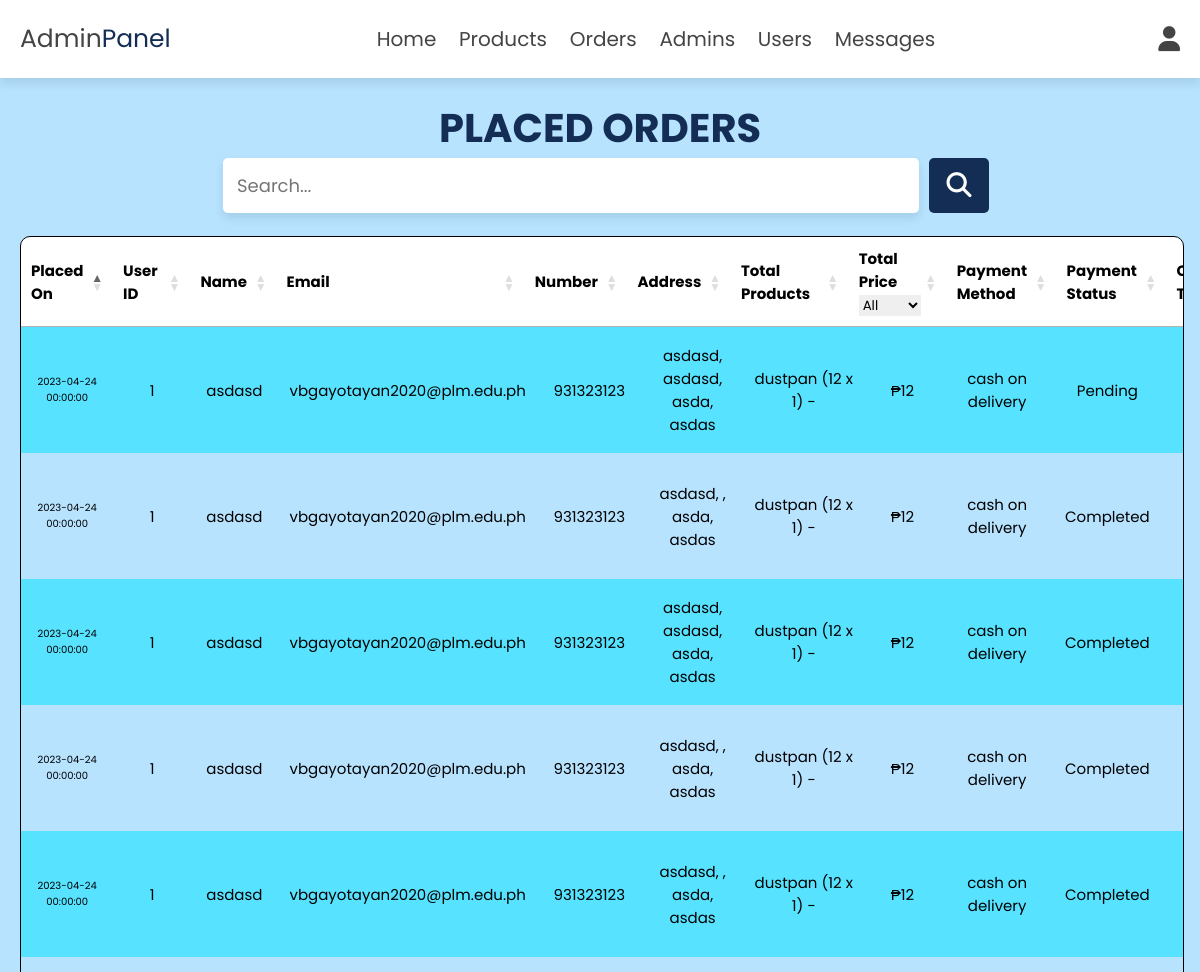
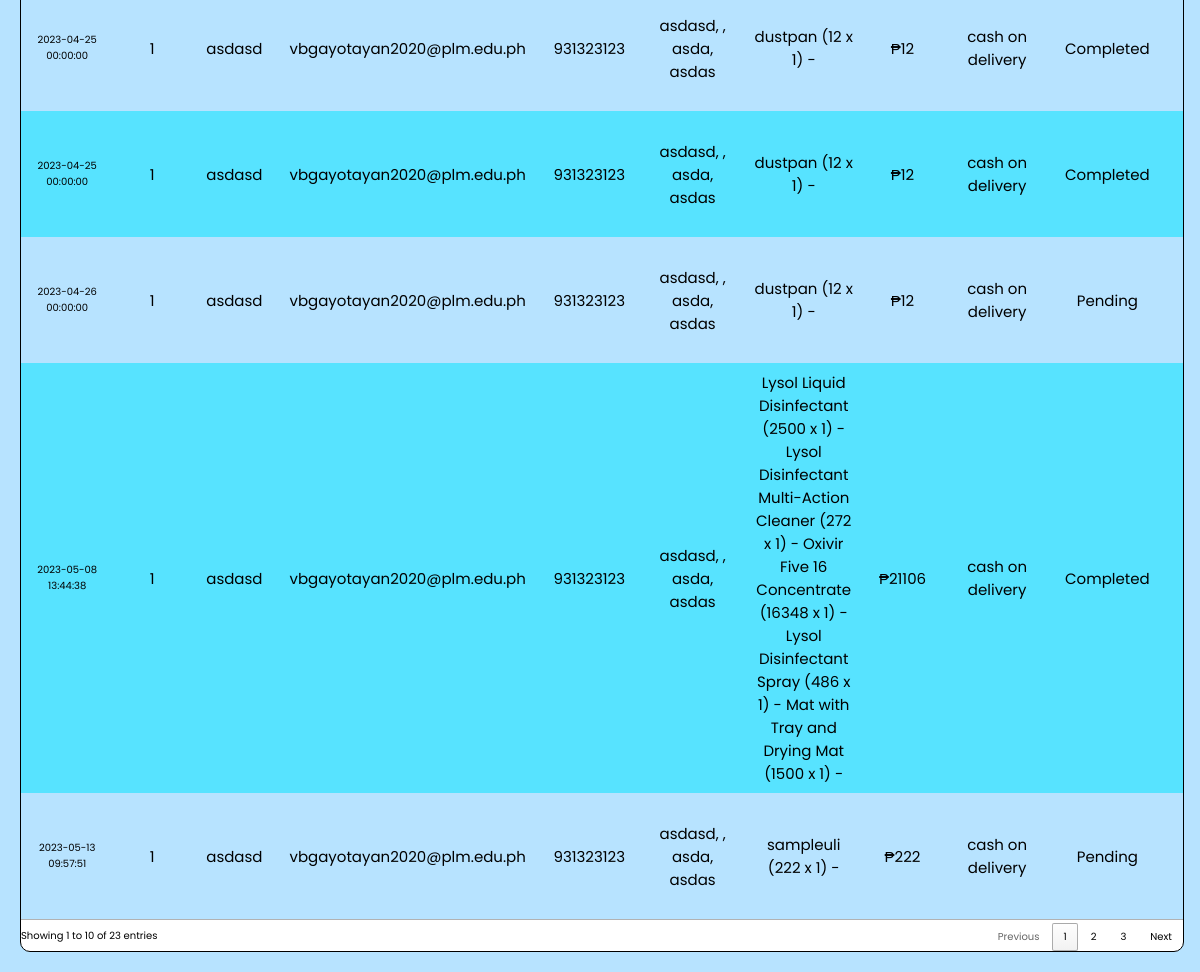
/admin/placed_orders.php (signed in), run on the app's committed database (2 pictures, top to bottom).
### tables this page shows
CREATE TABLE IF NOT EXISTS `orders` (
  `id` int(100) NOT NULL AUTO_INCREMENT,
  `user_id` int(100) NOT NULL,
  `name` varchar(20) NOT NULL,
  `number` varchar(10) NOT NULL,
  `email` varchar(50) NOT NULL,
  `method` varchar(50) NOT NULL,
  `address` varchar(500) NOT NULL,
  `total_products` varchar(1000) NOT NULL,
  `total_price` int(100) NOT NULL,
  `placed_on` datetime NOT NULL DEFAULT current_timestamp(),
  `payment_status` varchar(20) NOT NULL DEFAULT 'Pending',
  `request` varchar(200) DEFAULT 'None',
  `order_tracking` varchar(20) DEFAULT '-',
  `courier_type` varchar(20) DEFAULT '-',
  `ref_num` int(50) NOT NULL,
  PRIMARY KEY (`id`)
);

### admin/placed_orders.php (the view, shortened to what this page needs)
<?php
include '../components/connect.php';
?>
<!DOCTYPE html>
<html lang="en">
<head>
   <link rel="stylesheet" href="../css/admin_style.css">
   <link rel="stylesheet" href="https://cdnjs.cloudflare.com/ajax/libs/font-awesome/6.1.1/css/all.min.css">
   <link rel="stylesheet" type="text/css" href="https://cdn.datatables.net/1.11.3/css/jquery.dataTables.min.css"/>
</head>
<body>
<?php include '../components/admin_header.php'; ?>
<section class="orders">
   <center><b h1 class="heading">Placed Orders</h1></b></center>
   <div class="search-form">
   <form>
      <input type="text" id="datatableSearch" placeholder="Search...">
      <button type="button" id="datatableSearchButton"><i class="fas fa-search"></i></button>
   </form>
</div>
   <div class="container">
      <table id="ordersTable">
         <thead>
            <tr>
               <th>Placed On</th>
               <th>User ID</th>
               <th>Name</th>
               <th>Email</th>
               <th>Number</th>
               <th>Address</th>
               <th>Total Products</th>
               <th>Total Price</th>
               <th>Payment Method</th>
               <th>Payment Status</th>
               <th>Courier Type</th>
            </tr>
         </thead>
         <tbody>
            <?php
               $select_orders = $conn->prepare("SELECT * FROM `orders`");
               $select_orders->execute();
               if($select_orders->rowCount() > 0){
                  while($fetch_orders = $select_orders->fetch(PDO::FETCH_ASSOC)){
                     echo '<tr>';
                     echo '<td>' . $fetch_orders['placed_on'] . '</td>';
                     echo '<td>' . $fetch_orders['user_id'] . '</td>';
                     echo '<td>' . $fetch_orders ['name'] .'</td>';
                     echo '<td>' . $fetch_orders ['email'] .'</td>';
                     echo '<td>' . $fetch_orders['number'] . '</td>';
                     echo '<td>' . $fetch_orders['address'] . '</td>';
                     echo '<td>' . $fetch_orders['total_products'] . '</td>';
                     echo '<td>₱' . $fetch_orders['total_price'] . '</td>';
                     echo '<td>' . $fetch_orders['method'] . '</td>';
                     echo '<td>' . $fetch_orders['payment_status'] . '</td>';
                     echo '<td>' . $fetch_orders['courier_type'] . '</td>';
                     echo '</tr>';
                  }
               }
            ?>
         </tbody>
      </table>
   </div>
</section>
</body>
</html>

### css/admin_style.css (style rules this page uses)
:root { --main-color:#142d55; --black:#444; --lightblue:#4b92ff; --aquamarine:#57e3ff; --blue: #0856cf; --white:#fff; --light-color:#B7E3FF; --light-bg:#f5f5f5; --orange:#f39c12; --red: #ff6969; --box-shadow:0 .5rem 1rem rgba(0,0,0,.1); --modal-duration: 1s; --modal-color: #428bca; }
* { font-family: 'Poppins', sans-serif; margin:0; padding:0; box-sizing: border-box; outline: none; border:none; text-decoration: none; }
html { font-size: 62.5%; overflow-x: hidden; }
body { background-color: var(--light-color); background-image: url('../images/gemstar.png'); background-repeat: no-repeat; background-size: 50%; background-position: 105% -90%; background-blend-mode:color-burn; background-attachment: fixed; }
section { padding:2rem; min-width: 100%; margin:0 auto; border-radius: 2rem; }
.heading { font-size: 4rem; color:var(--main-color); margin-bottom: 2rem; text-align: center; text-transform: uppercase; }
.search-form form { display: flex; gap:1rem; }
.search-form form input { width: 60%; border:var(--border); border-radius: .5rem; background-color: var(--white); box-shadow: var(--box-shadow); padding:1.4rem; margin-left: 17.5%; font-size: 1.8rem; color:var(--black); }
.search-form form button { font-size: 2.5rem; height: 5.5rem; line-height: 5.5rem; background-color: var(--main-color); cursor: pointer; color:var(--white); border-radius: .5rem; width: 6rem; text-align: center; }

### admin/placed_orders.php (style rules this page uses)
.search-form form { display: flex; gap:1rem; }
.search-form form input { width: 60%; border:var(--border); border-radius: .5rem; background-color: var(--white); box-shadow: var(--box-shadow); padding:1.4rem; margin-left: 17.5%; font-size: 1.8rem; color:var(--black); }
.search-form form button { font-size: 2.5rem; height: 5.5rem; line-height: 5.5rem; background-color: var(--main-color); cursor: pointer; color:var(--white); border-radius: .5rem; width: 6rem; text-align: center; }
.sorting { font-style: 'Poppins'; font-size:1.5em; font-weight: bolder; width: 10%; }
.sorting_1 { font-style: 'Poppins'; font-size:1rem; justify-content: center; text-align: center; }
td { font-style: 'Poppins'; font-size:1.5rem; justify-content: center; text-align: center; width: 5%; }
.container { margin-top: 2%; width: 97vw; display: block; overflow: auto; align-items: center; text-align: center; border: 1px solid black; border-radius: 10px; border-collapse: collapse; background-color: white; }
#ordersTable tr:nth-child(even) { background-color: #B7E3FF !important; }
#ordersTable tr:nth-child(odd) { background-color: #57e3ff!important; ; }
#ordersTable tr:nth-child(1) { background-color: #57e3ff!important; ; }

### data on the page
orders: placed_on "2023-04-24 00:00:00", user "1", name "asdasd", email "vbgayotayan2020@plm.edu.ph", number "931323123", address "asdasd, asdasd, asda, asdas", total_products "dustpan (12 x 1) -", total_price "12", method "cash on delivery", payment_status "Pending"
orders: placed_on "2023-04-24 00:00:00", user "1", name "asdasd", email "vbgayotayan2020@plm.edu.ph", number "931323123", address "asdasd, , asda, asdas", total_products "dustpan (12 x 1) -", total_price "12", method "cash on delivery", payment_status "Completed"
orders: placed_on "2023-04-24 00:00:00", user "1", name "asdasd", email "vbgayotayan2020@plm.edu.ph", number "931323123", address "asdasd, asdasd, asda, asdas", total_products "dustpan (12 x 1) -", total_price "12", method "cash on delivery", payment_status "Completed"
orders: placed_on "2023-04-24 00:00:00", user "1", name "asdasd", email "vbgayotayan2020@plm.edu.ph", number "931323123", address "asdasd, , asda, asdas", total_products "dustpan (12 x 1) -", total_price "12", method "cash on delivery", payment_status "Completed"
orders: placed_on "2023-04-24 00:00:00", user "1", name "asdasd", email "vbgayotayan2020@plm.edu.ph", number "931323123", address "asdasd, , asda, asdas", total_products "dustpan (12 x 1) -", total_price "12", method "cash on delivery", payment_status "Completed"
orders: placed_on "2023-04-25 00:00:00", user "1", name "asdasd", email "vbgayotayan2020@plm.edu.ph", number "931323123", address "asdasd, , asda, asdas", total_products "dustpan (12 x 1) -", total_price "12", method "cash on delivery", payment_status "Completed"
orders: placed_on "2023-04-25 00:00:00", user "1", name "asdasd", email "vbgayotayan2020@plm.edu.ph", number "931323123", address "asdasd, , asda, asdas", total_products "dustpan (12 x 1) -", total_price "12", method "cash on delivery", payment_status "Completed"
orders: placed_on "2023-04-26 00:00:00", user "1", name "asdasd", email "vbgayotayan2020@plm.edu.ph", number "931323123", address "asdasd, , asda, asdas", total_products "dustpan (12 x 1) -", total_price "12", method "cash on delivery", payment_status "Pending"
orders: placed_on "2023-05-08 13:44:38", user "1", name "asdasd", email "vbgayotayan2020@plm.edu.ph", number "931323123", address "asdasd, , asda, asdas", total_products "Lysol Liquid Disinfectant (2500 x 1) - Lysol Disinfectant Multi-Action Cleaner (272 x 1) - Oxivir Five 16 Concentrate (16348 x 1) - Lysol Disinfectant Spray (486 x 1) - Mat with Tray and Drying Mat (1500 x 1) -", total_price "21106", method "cash on delivery", payment_status "Completed"
orders: placed_on "2023-05-13 09:57:51", user "1", name "asdasd", email "vbgayotayan2020@plm.edu.ph", number "931323123", address "asdasd, , asda, asdas", total_products "sampleuli (222 x 1) -", total_price "222", method "cash on delivery", payment_status "Pending"
